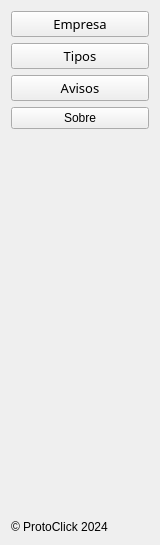
           <widget class="QWidget" name="m2_configuracoes">
            <property name="geometry">
             <rect>
              <x>0</x>
              <y>0</y>
              <width>160</width>
              <height>545</height>
             </rect>
            </property>
            <attribute name="icon">
             <iconset resource="assets.qrc">
              <normaloff>:/assets/icons/configuracoes_white.svg</normaloff>:/assets/icons/configuracoes_white.svg</iconset>
            </attribute>
            <attribute name="label">
             <string>Configurações</string>
            </attribute>
            <layout class="QVBoxLayout" name="verticalLayout_5">
             <item>
              <widget class="QPushButton" name="btn1_empresa">
               <property name="font">
                <font>
                 <family>Poppins</family>
                 <pointsize>10</pointsize>
                 <underline>false</underline>
                 <strikeout>false</strikeout>
                </font>
               </property>
               <property name="text">
                <string>Empresa</string>
               </property>
               <property name="icon">
                <iconset resource="assets.qrc">
                 <normaloff>:/assets/icons/empresa.svg</normaloff>:/assets/icons/empresa.svg</iconset>
               </property>
               <property name="iconSize">
                <size>
                 <width>18</width>
                 <height>18</height>
                </size>
               </property>
              </widget>
             </item>
             <item>
              <widget class="QPushButton" name="btn2_tipoAtendimento">
               <property name="font">
                <font>
                 <family>Poppins</family>
                 <pointsize>10</pointsize>
                 <underline>false</underline>
                 <strikeout>false</strikeout>
                </font>
               </property>
               <property name="text">
                <string>Tipos</string>
               </property>
               <property name="icon">
                <iconset resource="assets.qrc">
                 <normaloff>:/assets/icons/tp_atendimento.svg</normaloff>:/assets/icons/tp_atendimento.svg</iconset>
               </property>
               <property name="iconSize">
                <size>
                 <width>18</width>
                 <height>18</height>
                </size>
               </property>
              </widget>
             </item>
             <item>
              <widget class="QPushButton" name="btn3_avisos">
               <property name="font">
                <font>
                 <family>Poppins</family>
                 <pointsize>10</pointsize>
                 <underline>false</underline>
                 <strikeout>false</strikeout>
                </font>
               </property>
               <property name="text">
                <string>Avisos</string>
               </property>
               <property name="icon">
                <iconset resource="assets.qrc">
                 <normaloff>:/assets/icons/avisos.svg</normaloff>:/assets/icons/avisos.svg</iconset>
               </property>
               <property name="iconSize">
                <size>
                 <width>18</width>
                 <height>18</height>
                </size>
               </property>
              </widget>
             </item>
             <item>
              <widget class="QPushButton" name="btn4_sobre">
               <property name="text">
                <string>Sobre</string>
               </property>
               <property name="icon">
                <iconset resource="assets.qrc">
                 <normaloff>:/assets/icons/info.svg</normaloff>:/assets/icons/info.svg</iconset>
               </property>
               <property name="iconSize">
                <size>
                 <width>18</width>
                 <height>18</height>
                </size>
               </property>
              </widget>
             </item>
             <item>
              <spacer name="verticalSpacer_2">
               <property name="orientation">
                <enum>Qt::Vertical</enum>
               </property>
               <property name="sizeHint" stdset="0">
                <size>
                 <width>20</width>
                 <height>40</height>
                </size>
               </property>
              </spacer>
             </item>
             <item>
              <widget class="QLabel" name="lb_copyright">
               <property name="text">
                <string>© ProtoClick 2024</string>
               </property>
              </widget>
             </item>
            </layout>
           </widget>
